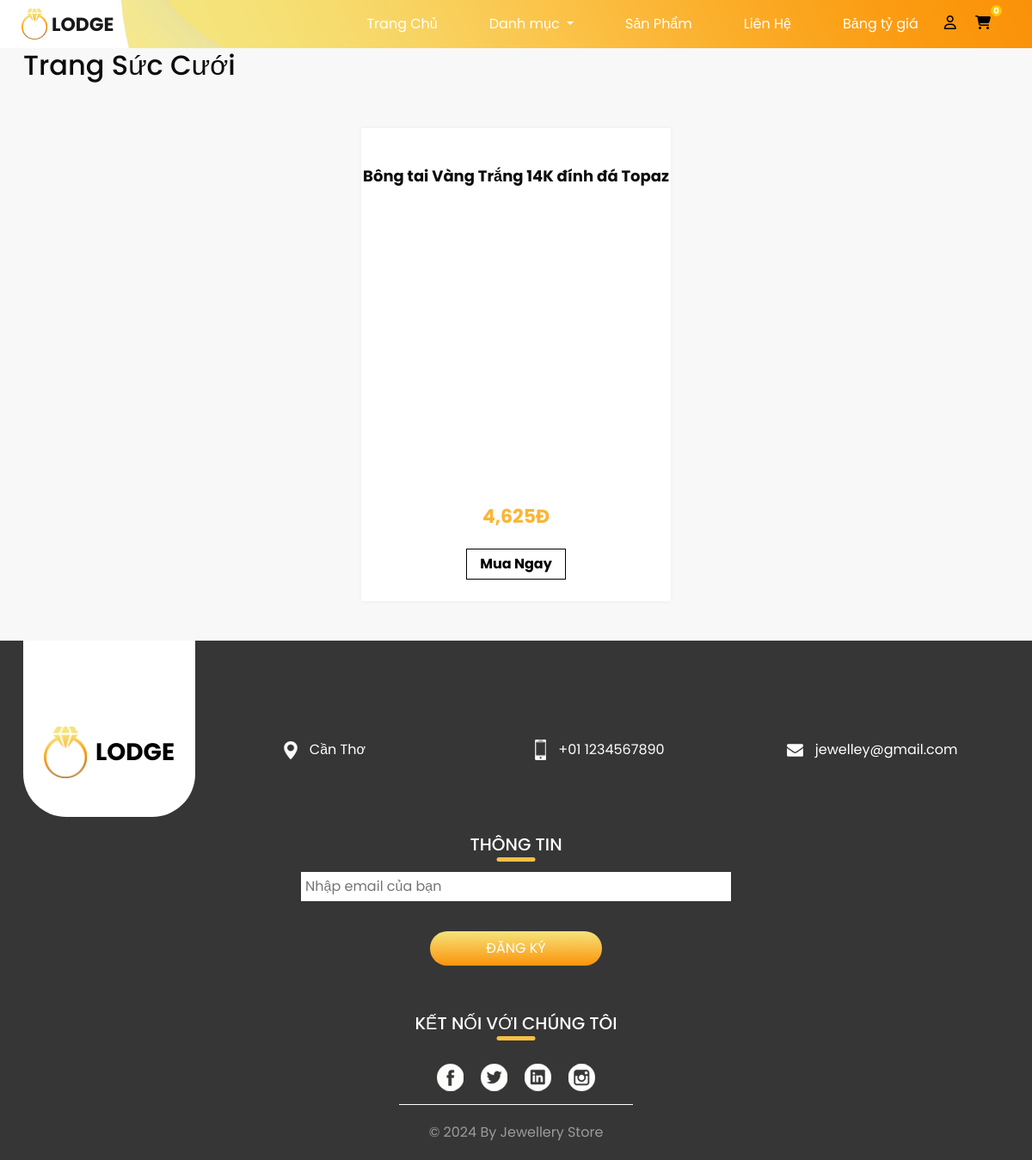
Screenshot of /products.php?id=1 with the database file from the repository.
### tables this page shows
CREATE TABLE `danhmuc` (
  `Ma_DM` int(11) NOT NULL,
  `Ten_DM` varchar(20) NOT NULL,
  `HinhAnh_DM` varchar(100) DEFAULT NULL,
  `PARENT` int(11) DEFAULT NULL
);

CREATE TABLE `sanpham` (
  `Ma_SP` int(11) NOT NULL,
  `Ma_DM` int(11) NOT NULL,
  `HinhAnh_SP` varchar(100) NOT NULL,
  `Ten_SP` varchar(50) NOT NULL,
  `TrongLuong_Sp` float NOT NULL,
  `MoTa_SP` mediumtext DEFAULT NULL
);

CREATE TABLE `don_gia` (
  `id_gia` int(11) NOT NULL,
  `ngay` date NOT NULL,
  `gia` decimal(10,2) NOT NULL,
  `Ma_SP` int(11) DEFAULT NULL
);

### web/products.php (the view, shortened to what this page needs)
<!DOCTYPE html>
<html>
<head>
  <link rel="stylesheet" type="text/css" href="https://cdnjs.cloudflare.com/ajax/libs/OwlCarousel2/2.1.3/assets/owl.carousel.min.css" />
    <link rel="stylesheet" href="https://cdnjs.cloudflare.com/ajax/libs/font-awesome/6.2.0/css/all.min.css">
    <link rel="stylesheet" type="text/css" href="css/bootstrap.css" />
    <link rel="stylesheet" type="text/css" href="css/sina-nav.css" />
    <link href="https://cdn.jsdelivr.net/npm/bootstrap@5.0.2/dist/css/bootstrap.min.css" rel="stylesheet">
    <link href="css/sanpham1.css" rel="stylesheet" />
    <link href="css/responsive.css" rel="stylesheet" />
</head>
<body class="sub_page">
    <div class="hero_area">
        <header class="header_section">
            <div class="container-fluid">
                <nav class="navbar navbar-expand-lg custom_nav-container ">
                    <a class="navbar-brand" href="index.html">
                        <img src="images/logo.png" alt="">
                        <span>Lodge</span>
                    </a>
                    <div class="collapse navbar-collapse" id="navbarSupportedContent">
                        <ul class="navbar-nav ml-auto">
                            <li class="nav-item">
                                <a class="nav-link" href="index.php">Trang Chủ</a>
                            </li>
                            <li class="nav-item dropdown">
                                <a class="nav-link dropdown-toggle" href="category.php" id="navbarDropdown"
                                    role="button" data-bs-toggle="dropdown" aria-expanded="false">
                                    Danh mục
                                </a>
                            </li>
                            <li class="nav-item">
                                <a class="nav-link" href="jewellery.php">Sản Phẩm</a>
                            </li>
                            <li class="nav-item">
                                <a class="nav-link" href="contact.php">Liên Hệ</a>
                            </li>
                            <li class="nav-item">
                  <a class="nav-link" href="tygia.php">Bảng tỷ giá</a>
                </li>
                <form class="d-flex">
                        <div class="icons">
                            <?php
                            if (!isset($_SESSION["user"])){
                          ?>
                            <a href="login.php"><i class="fa-regular fa-user"></i></a>
                            <?php
                            }
                            else
                            {
                                ?>
                            <i> <label for="">Xin chào: </label><?php echo $_SESSION["user"]; ?></i>
                            <a href='logout.php'><i class="fa-solid fa-right-from-bracket"></i></a>
                            <?php
                            }
                            ?>
                            <a href="cart.php"><i class="fa-solid fa-cart-shopping"></i><span
                                    style="height: 13px;width: 13px;background: #ffc800;font-size: 10px;color: #ffffff;line-height: 13px;text-align: center;font-weight: 700;display: inline-block;border-radius: 50%;position: absolute;">
                                    <?php require 'slsp.php'; ?>
                                </span></a>
                        </div>
                    </form>
                        </ul>
                    </div>
                </nav>
            </div>
        </header>
                          </div>
  <?php
if(isset($_GET['id'])) {
    $category_id = $_GET['id'];
    $sql_category = "SELECT * FROM danhmuc WHERE Ma_DM = $category_id";
    $result_category = mysqli_query($conn, $sql_category);
    $category = mysqli_fetch_assoc($result_category);
    $sql_products = "SELECT
    sanpham.HinhAnh_SP,
    sanpham.Ten_SP,
    sanpham.Ma_SP,
    don_gia.gia AS Gia_SP,
    danhmuc.Ten_DM,
    danhmuc.Ma_DM
FROM
    sanpham
INNER JOIN
    don_gia ON sanpham.Ma_SP = don_gia.Ma_SP
INNER JOIN
    danhmuc ON sanpham.Ma_DM = danhmuc.Ma_DM
                     WHERE sanpham.Ma_DM = $category_id";
    $result_products = mysqli_query($conn, $sql_products);
?>
<section class="price_section layout_padding">
    <div class="container">
        <div class="heading_container">
            <h2>
             <?php echo $category['Ten_DM']; ?>
            </h2>
        </div>
        <div class="price_container">
            <?php
            if (mysqli_num_rows($result_products) > 0) {
                while ($row = mysqli_fetch_assoc($result_products)) {
            ?>
                    <div class="box">
                    <div class="name">
                            <h6>
                                <?php echo $row['Ten_SP']; ?>
                            </h6>
                        </div>
                        <div class="detail-box">
                            <h5>
                                <span><?php echo number_format($row['Gia_SP']); ?>đ</span>
                            </h5>
                            <a href="add_cart.php?id=<?php echo $row['Ma_SP']; ?>">
                                Mua Ngay
                            </a>
                        </div>
                    </div>
            <?php
                }
            } else {
                echo "Không có sản phẩm phù hợp.";
            }}
            ?>
        </div>
    </div>
</section>
 <section class="info_section ">
    <div class="container">
      <div class="info_container">
        <div class="row">
          <div class="col-md-3">
            <div class="info_logo">
              <a href="">
                <img src="images/logo.png" alt="">
                <span>
                  Lodge
                </span>
              </a>
            </div>
          </div>
          <div class="col-md-3">
            <div class="info_contact">
              <a href="">
                <img src="images/location.png" alt="">
                <span>
                  Cần Thơ
                </span>
              </a>
            </div>
          </div>
          <div class="col-md-3">
            <div class="info_contact">
              <a href="">
                <img src="images/phone.png" alt="">
                <span>
                  +01 1234567890
                </span>
              </a>
            </div>
          </div>
          <div class="col-md-3">
            <div class="info_contact">
              <a href="">
                <img src="images/mail.png" alt="">
                <span>
                  jewelley@gmail.com
                </span>
              </a>
            </div>
          </div>
        </div>
        <div class="info_form">
          <div class="d-flex justify-content-center">
            <h5 class="info_heading">
             Thông tin
            </h5>
          </div>
          <form action="">
  <div class="email_box">
    <input type="email" id="email2" name="email2" placeholder="Nhập email của bạn">
  </div>
  <div>
    <button type="submit">Đăng ký</button>
  </div>
</form>
        </div>
        <div class="info_social">
          <div class="d-flex justify-content-center">
            <h5 class="info_heading">
              Kết nối với chúng tôi
            </h5>
          </div>
          <div class="social_box">
            <a href="">
              <img src="images/fb.png" alt="">
            </a>
            <a href="">
              <img src="images/twitter.png" alt="">
            </a>
            <a href="">
              <img src="images/linkedin.png" alt="">
            </a>
            <a href="">
              <img src="images/insta.png" alt="">
            </a>
          </div>
        </div>
      </div>
    </div>
  </section>
  <section class="container-fluid footer_section">
    <p>
      &copy; <span id="displayYear"></span> By
      <a href="https://html.design/"> Jewellery Store</a>
    </p>
  </section>
</body>
</html>

### web/css/responsive.css (style rules this page uses)
@media (min-width: 1200px) { .container { max-width: 1170px; } }

### web/products.php (style rules this page uses)
a { color: black; }
.fa, .fa-brands, .fa-classic, .fa-regular, .fa-sharp, .fa-solid, .fab, .far, .fas { -moz-osx-font-smoothing: grayscale; -webkit-font-smoothing: antialiased; display: var(--fa-display, inline-block); font-style: normal; font-variant: normal; line-height: 2.5; text-rendering: auto; }
.header_section .container-fluid { padding-right: 30px; padding-left: 25px; }
.icons a { margin-right: 18px; }

### rows the page displays
danhmuc: Ten_DM "Trang Sức Cưới"
sanpham: Ten_SP "Bông tai Vàng Trắng 14K đính đá Topaz", don_gia.gia "4,625"
